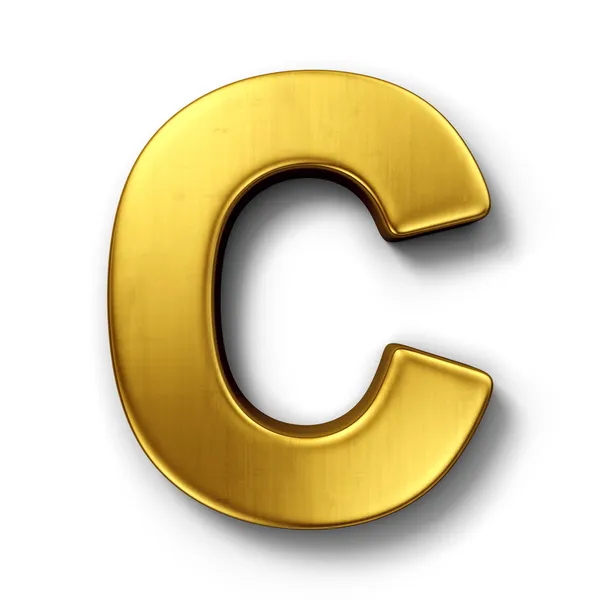
#> input picture images/C.jpg, 600 x 600 px
$ jupyter execute Practica_imagen.ipynb
#> lines starting #> are read from the running program, lines starting #| are printed output that depends on the picture; after the words box and inside, x2 and y2 are one past the last pixel; in counts of white or black regions, pixels touching at a corner belong together
[cell 1]
import cv2
import numpy as np

[cell 2]
imagen_o = cv2.imread("./images/C.jpg")
#> imagen_o is the input picture: shape (600, 600, 3); mean B, G, R 188, 218, 228.1

[cell 3]
def clasificador(imagen):
    r, c, d = imagen_o.shape

    imagen_bin = np.zeros_like(imagen)

    #r  100, 143
    #g  96, 107
    #b  15, 48
    #BGR

    for i in range(r):
        for j in range(c):
            if imagen[i, j, 0] >= 15/255 and imagen[i, j, 0] <48/255:
                if imagen[i, j, 1] >= 96/255 and imagen[i, j, 1] <=107/255:
                    if imagen[i, j, 2] >= 100/255 and imagen[i, j, 2] <=143/255:
                        imagen_bin[i,j,:] = 255
    return imagen_bin

[cell 4]
def Alpha(imagen, value = 0.3):

    imagen_alpha = imagen.copy() * value
    imagen_alpha = np.asarray(imagen_alpha, dtype = np.uint8)

    return imagen_alpha

[cell 5]
def clasificador_chromatic(imagen):

    r, c, d = imagen_o.shape
#> r = 600; c = 600; d = 3

    imagen_cr = imagen.copy()
    imagen = np.asarray(imagen, dtype = np.uint16)
    imagen_cr = np.asarray(imagen_cr, dtype = np.float32)

    for i in range(r):
        for j in range(c):
            sumaRGB = (imagen[i,j,2] + imagen[i,j,1] + imagen[i,j,0])
            if imagen[i,j,2] + imagen[i,j,1] + imagen[i,j,0] !=0:
                imagen_cr[i,j,2] = imagen[i,j,2] / sumaRGB
                imagen_cr[i,j,1] = imagen[i,j,1] / sumaRGB
                imagen_cr[i,j,0] = imagen[i,j,0] / sumaRGB
            else:
                imagen_cr[i,j,2] = imagen[i,j,2] / 1
                imagen_cr[i,j,1] = imagen[i,j,1] / 1
                imagen_cr[i,j,0] = imagen[i,j,0] / 1
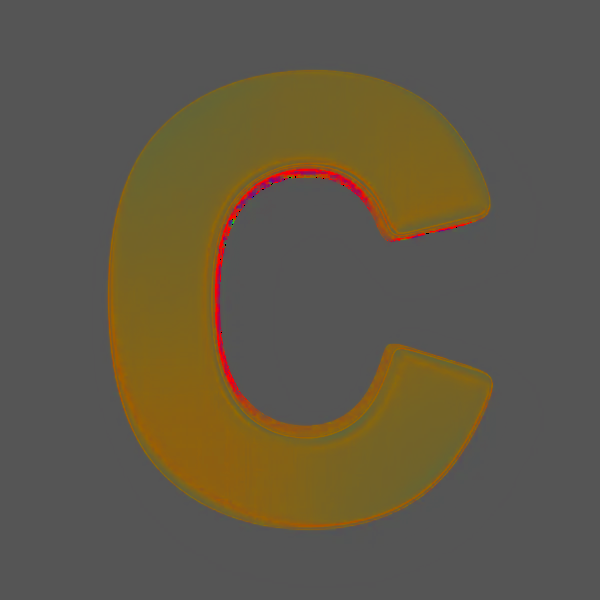
#> imagen_cr: shape (600, 600, 3) float32; mean B, G, R 0.275, 0.347, 0.379

    imagen = np.asarray(imagen, dtype = np.uint8)

    return(imagen_cr)

[cell 6]
cv2.imshow("IMAGEN ORIGINAL", imagen_o)
cv2.waitKey(0)
cv2.destroyAllWindows()

imagen_cr = clasificador_chromatic(imagen_o)

cv2.imshow("IMAGEN CHROMATICA", imagen_cr)
cv2.waitKey(0)
cv2.destroyAllWindows()

imagen_bin = clasificador(imagen_cr)
#> after the loop in clasificador, `for i in range(r):`:
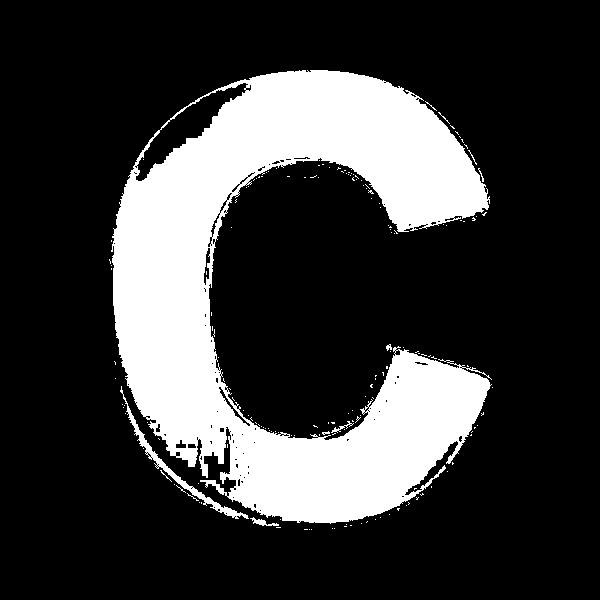
#> imagen_bin: shape (600, 600, 3) float32; 22.6% white; 168 white regions (161 under 20 px), largest, box (x1, y1, x2, y2) and area: (111, 70, 492, 524) 79602, (120, 386, 249, 519) 986, (250, 517, 279, 526) 98

cv2.imshow("IMAGEN BINARIA", imagen_bin)
cv2.waitKey(0)
cv2.destroyAllWindows()

imagen_o2 = Alpha(imagen_o, 0.6)
#> in Alpha, `imagen_alpha = imagen.copy() * value`:
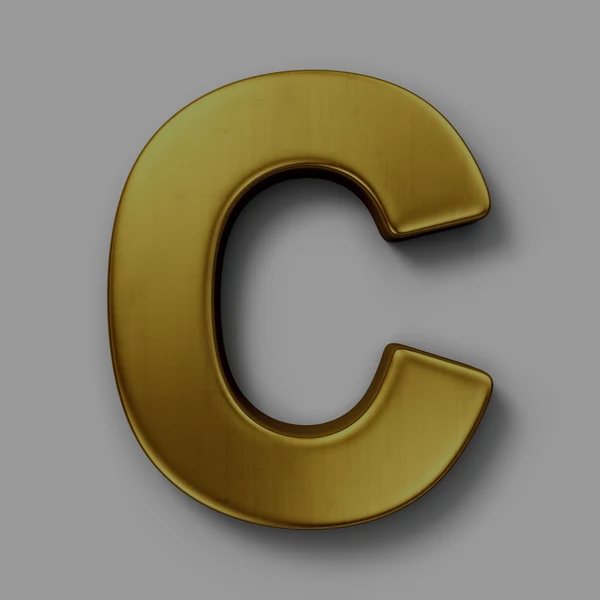
#> imagen_alpha: shape (600, 600, 3) float64; mean B, G, R 112.8, 130.8, 136.9

cv2.imshow("IMAGEN BINARIA", imagen_o2)
cv2.waitKey(0)
cv2.destroyAllWindows()

imagen_cr2 = clasificador_chromatic(imagen_o2)

cv2.imshow("IMAGEN CHROMATICA", imagen_cr2)
cv2.waitKey(0)
cv2.destroyAllWindows()

imagen_bin2 = clasificador(imagen_cr2)
#> after the loop in clasificador (call 2), `for i in range(r):`:
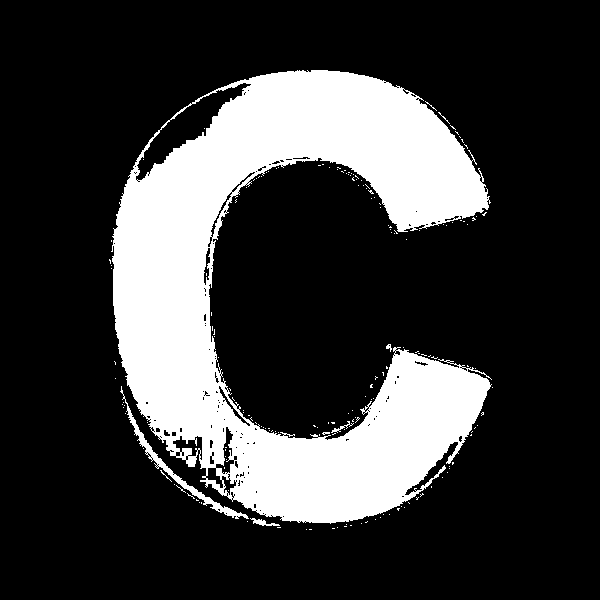
#> imagen_bin: shape (600, 600, 3) float32; 22.5% white; 175 white regions (170 under 20 px), largest, box (x1, y1, x2, y2) and area: (111, 70, 492, 524) 79461, (120, 386, 249, 519) 985, (250, 518, 280, 526) 98, (331, 421, 354, 433) 61, (386, 344, 392, 352) 25

cv2.imshow("IMAGEN BINARIA", imagen_bin2)
cv2.waitKey(0)
cv2.destroyAllWindows()

imagen_o3 = Alpha(imagen_o, 0.3)
#> call 2 of Alpha, with value = 0.3
#> in Alpha (call 2), `imagen_alpha = np.asarray(imagen_alpha, dtype = np.uint8)`:
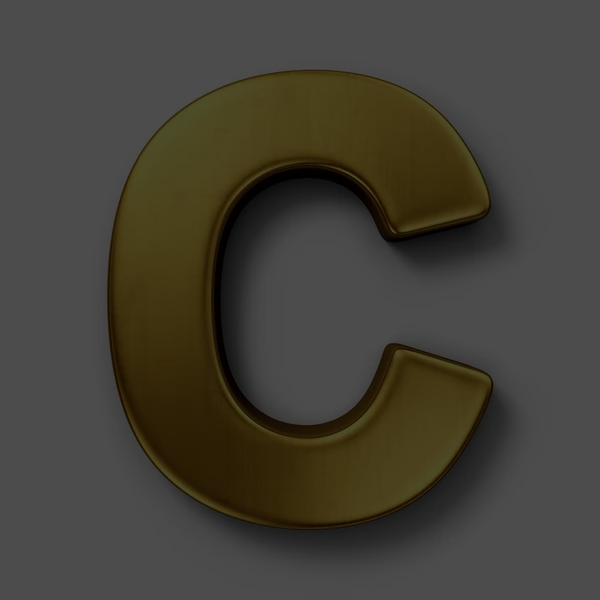
#> imagen_alpha: shape (600, 600, 3); mean B, G, R 55.9, 64.9, 68

cv2.imshow("IMAGEN BINARIA", imagen_o3)
cv2.waitKey(0)
cv2.destroyAllWindows()

imagen_cr3 = clasificador_chromatic(imagen_o3)

cv2.imshow("IMAGEN CHROMATICA", imagen_cr3)
cv2.waitKey(0)
cv2.destroyAllWindows()

imagen_bin3 = clasificador(imagen_cr3)
#> after the loop in clasificador (call 3), `for i in range(r):`:
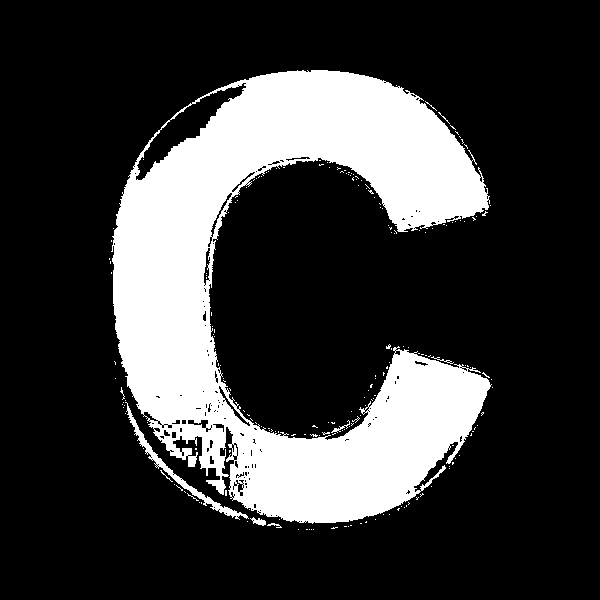
#> imagen_bin: shape (600, 600, 3) float32; 22.5% white; 199 white regions (192 under 20 px), largest, box (x1, y1, x2, y2) and area: (111, 70, 492, 524) 79252, (125, 402, 249, 520) 961, (250, 517, 266, 526) 74

cv2.imshow("IMAGEN BINARIA", imagen_bin3)
cv2.waitKey(0)
cv2.destroyAllWindows()

[cell 7]
Aumento_luz = 50

imagen_r = imagen_o.copy()
imagen_r[:,:,2] += Aumento_luz
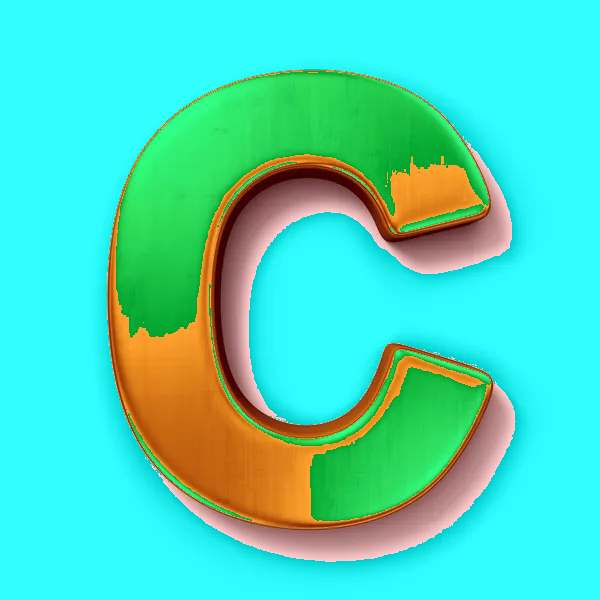
#> imagen_r: shape (600, 600, 3); mean B, G, R 188, 218, 73.4

imagen_g = imagen_o.copy()
imagen_g[:,:,1] += Aumento_luz
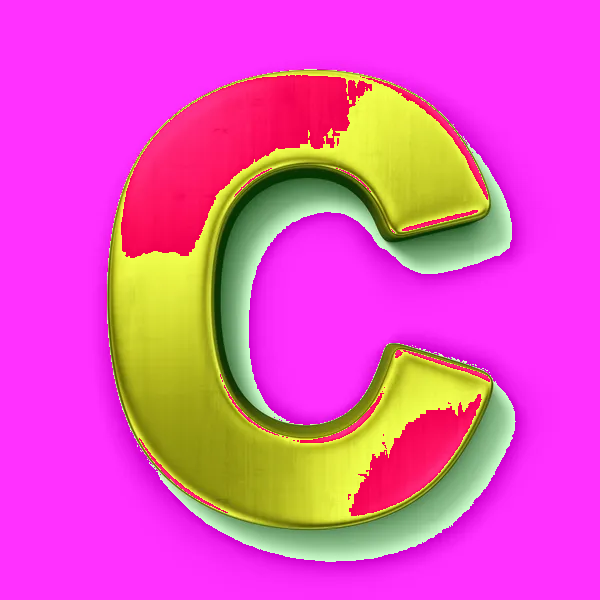
#> imagen_g: shape (600, 600, 3); mean B, G, R 188, 82.6, 228.1

imagen_b = imagen_o.copy()
imagen_b[:,:,0] += Aumento_luz
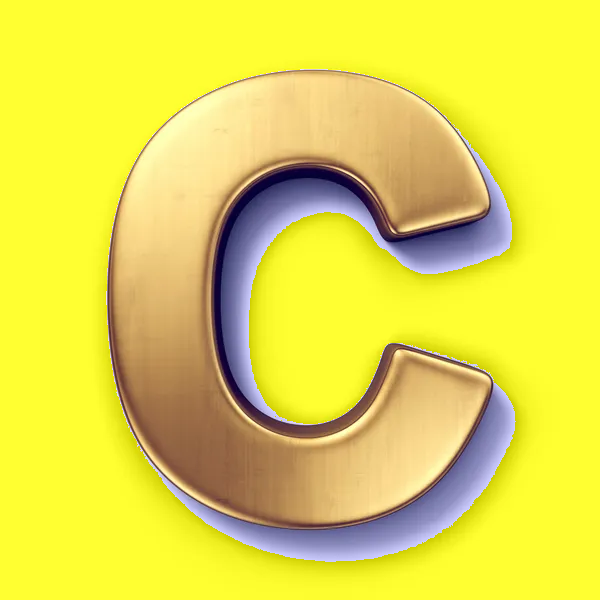
#> imagen_b: shape (600, 600, 3); mean B, G, R 74.8, 218, 228.1

cv2.imshow("IMAGEN LUZ ROJA", imagen_r)
cv2.waitKey(0)
cv2.destroyAllWindows()

cv2.imshow("IMAGEN LUZ VERDE", imagen_g)
cv2.waitKey(0)
cv2.destroyAllWindows()

cv2.imshow("IMAGEN LUZ AZUL", imagen_b)
cv2.waitKey(0)
cv2.destroyAllWindows()

[cell 8]
def white_pass(imagen):

    r, c, d = imagen.shape
#> r = 600; c = 600; d = 3

    for i in range(r):
        max_value_b = np.max(imagen[:,:,0])  # Obtener el valor máximo en el píxel
        max_value_g = np.max(imagen[:,:,1])  # Obtener el valor máximo en el píxel
        max_value_r = np.max(imagen[:,:,2])  # Obtener el valor máximo en el píxel
        if max_value_b != 0:
            imagen[:,:,0] = (imagen[:,:,0] / max_value_b) *255 # Normalizar dividiendo por el máximo valor
            imagen[:,:,1] = (imagen[:,:,1] / max_value_g) *255 # Normalizar dividiendo por el máximo valor
            imagen[:,:,2] = (imagen[:,:,2] / max_value_r) *255 # Normalizar dividiendo por el máximo valor
    return imagen
